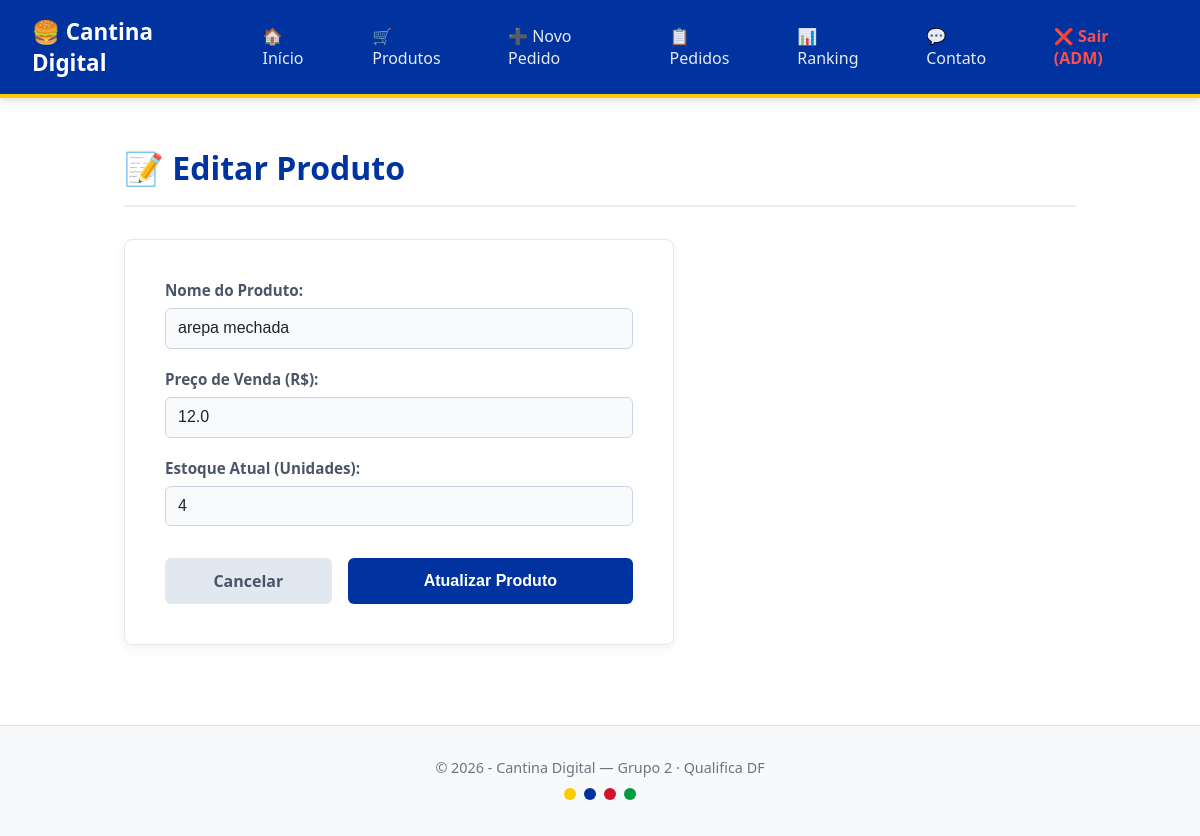
Screenshot of /editar-produto/1 (signed in) with the database file from the repository.
### tables this page shows
CREATE TABLE produtos (
            id      INTEGER PRIMARY KEY AUTOINCREMENT,
            nome    TEXT NOT NULL,
            preco   REAL NOT NULL,
            estoque INTEGER NOT NULL DEFAULT 0
        );

### app.py (the view, shortened to what this page needs)
@app.route("/editar-produto/<int:id>", methods=["GET", "POST"])
def editar_produto(id):
    if not session.get("admin"):
        return redirect(url_for('login'))
    con = conectar()
    cur = con.cursor()
    produto = cur.execute("SELECT * FROM produtos WHERE id = ?", (id,)).fetchone()
    con.close()
    if not produto:
        return "Produto não encontrado", 404
    return render_template("editar_produto.html", produto=produto)

### banco.py (called while the page is built)
def conectar():
    return sqlite3.connect("cantina.db")

### editar_produto.html (shortened to what this page needs)
{% extends "base.html" %}
{% block conteudo %}
<div class="form-header">
    <h1>📝 Editar Produto</h1>
</div>
<div class="form-container">
    <form action="{{ url_for('editar_produto', id=produto[0]) }}" method="POST">
        <div class="form-group">
            <label for="nome">Nome do Produto:</label>
            <input type="text" id="nome" name="nome" value="{{ produto[1] }}" required>
        </div>
        <div class="form-group">
            <label for="preco">Preço de Venda (R$):</label>
            <input type="number" id="preco" name="preco" step="0.01" min="0.01" value="{{ produto[2] }}" required>
        </div>
        <div class="form-group">
            <label for="estoque">Estoque Atual (Unidades):</label>
            <input type="number" id="estoque" name="estoque" min="0" value="{{ produto[3] }}" required>
        </div>
        <div class="form-actions">
            <a href="{{ url_for('listar_produtos') }}" class="btn-voltar">Cancelar</a>
            <button type="submit" class="btn-salvar">Atualizar Produto</button>
        </div>
    </form>
</div>
{% endblock %}

### templates/base.html (style rules this page uses)
:root { --azul-predominante: #0033a0; --verde-brasil: #009b3a; --amarelo-uniao: #fecb00; --vermelho-venezuela: #cf142b; --fundo-branco: #ffffff; --fundo-cinza-claro: #f8f9fa; --texto-escuro: #212529; }
* { box-sizing: border-box; margin: 0; padding: 0; }
body { font-family: 'Segoe UI', Tahoma, Geneva, Verdana, sans-serif; background-color: var(--fundo-branco); color: var(--texto-escuro); }

### editar_produto.html (style rules this page uses)
.form-header { margin-bottom: 2rem; border-bottom: 2px solid #eaedf1; padding-bottom: 1rem; }
.form-header h1 { color: var(--azul-predominante); font-size: 2rem; margin: 0; }
.form-container { max-width: 550px; background-color: var(--fundo-branco); padding: 2.5rem; border-radius: 8px; border: 1px solid #e2e8f0; box-shadow: 0 4px 12px rgba(0, 0, 0, 0.05); }
.form-group { margin-bottom: 1.25rem; }
.form-group label { display: block; margin-bottom: 0.5rem; font-weight: 600; color: #4a5568; font-size: 0.95rem; }
.form-group input { width: 100%; padding: 0.65rem 0.75rem; border: 1px solid #cbd5e1; border-radius: 6px; font-size: 1rem; color: var(--texto-escuro); background-color: #f8fafc; transition: border-color 0.2s ease, background-color 0.2s ease; box-sizing: border-box; }
.form-actions { margin-top: 2rem; display: flex; gap: 1rem; }
.btn-salvar { background-color: var(--azul-predominante); color: var(--fundo-branco); padding: 0.75rem 1.5rem; border: none; border-radius: 6px; font-weight: bold; font-size: 1rem; cursor: pointer; transition: background-color 0.2s ease; flex: 2; }
.btn-voltar { background-color: #e2e8f0; color: #475569; padding: 0.75rem 1.5rem; border: none; border-radius: 6px; font-weight: bold; font-size: 1rem; text-align: center; text-decoration: none; transition: background-color 0.2s ease; flex: 1; }

### rows the page displays
produtos: nome "arepa mechada", preco "12.0", estoque "4"
